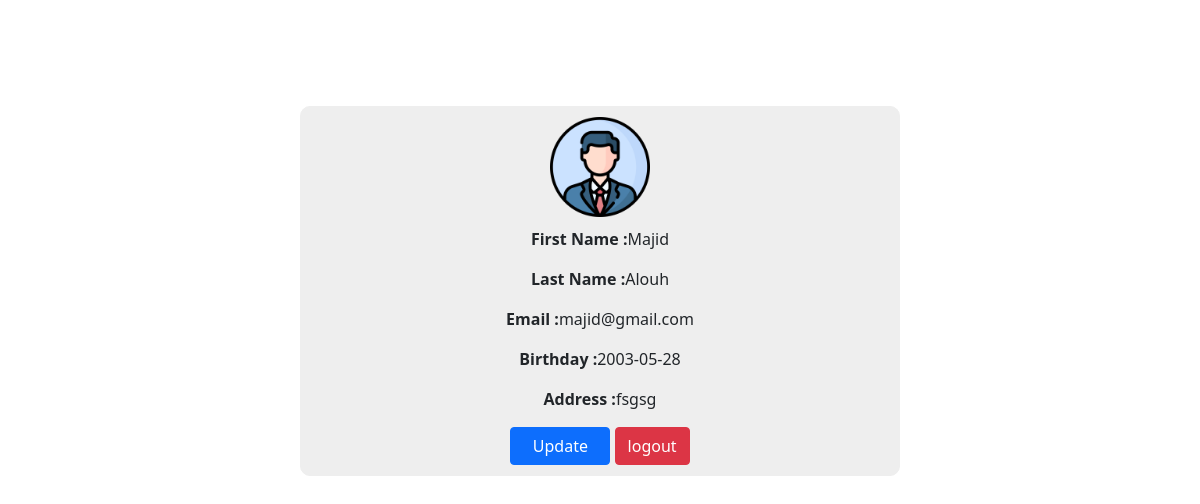
/profile.php?id=2 (signed in), run on the app's committed database.
### tables this page shows
CREATE TABLE `personne` (
  `id_per` int(11) NOT NULL,
  `nom` varchar(30) NOT NULL,
  `prenom` varchar(30) NOT NULL,
  `mail` varchar(60) NOT NULL,
  `pw` varchar(122) NOT NULL,
  `date_n` date NOT NULL,
  `adresse` varchar(255) NOT NULL
);

### Profile.php (the view, shortened to what this page needs)
<?php require_once 'config.php' ?>
<?php
$id = $_GET['id'];
$stm = $pdo->prepare("SELECT * From personne WHERE id_per =$id");
$stm->execute();
$result = $stm->fetch();
?>
<!doctype html>
<html lang="en">
<head>
    <link href="https://cdn.jsdelivr.net/npm/bootstrap@5.1.3/dist/css/bootstrap.min.css" rel="stylesheet">
</head>
<body>
    <center>
        <form>
            <img src="profil.png" alt="" class="img">
            <p><b>First Name :</b><?php echo $result['prenom']; ?></p>
            <p><b>Last Name :</b><?php echo $result['nom']; ?></p>
            <p><b>Email :</b><?php echo $result['mail']; ?></p>
            <p><b>Birthday :</b><?php echo $result['date_n']; ?></p>
            <p><b>Address :</b><?php echo $result['adresse']; ?></p>
            <button type="button" class="btn btn-primary" id="btn" name="update"><a href="update.php?id_per=<?php echo $id ?>">Update</a></button>
            <button type="button" class="btn btn-danger"><a href="logout.php">logout</a></button>
        </form>
    </center>
</body>
</html>

### Profile.php (style rules this page uses)
body { margin-top: 8%; padding: 10px; }
form { border: 1px solid #eee; background-color: #eee; width: 600px; border-radius: 10px; text-align: center; padding: 10px; }
a { text-decoration: none; color: white; }
.img { width: 100px; height: 100px; margin-bottom: 10px; }
#btn { width: 100px }

### data on the page
personne: prenom "Majid", nom "Alouh", mail "majid@gmail.com", date_n "2003-05-28", adresse "fsgsg"
